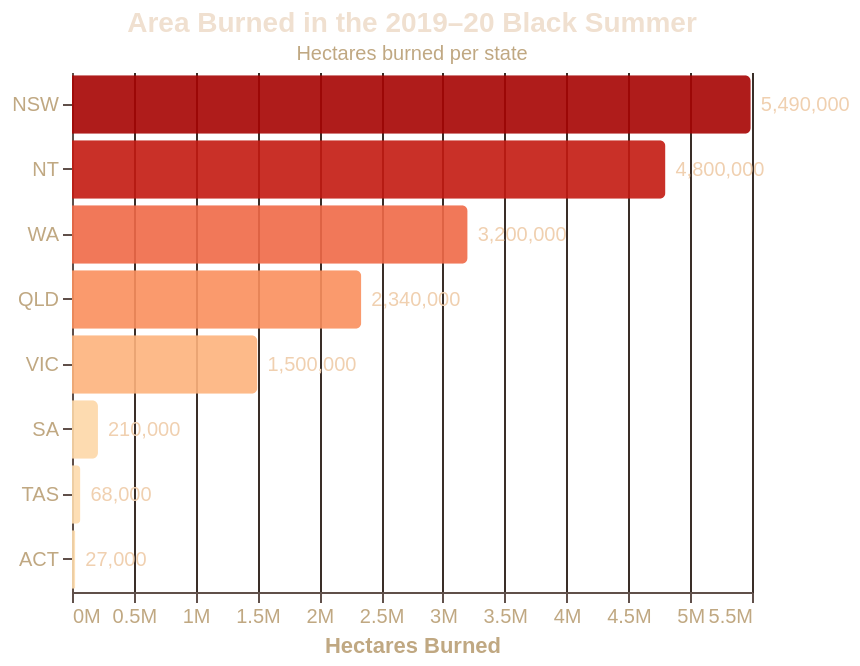

Vega-Lite specification for this chart:
### Vega-Lite specification from a JSON file in a GitHub repository (floating-point values rounded to 4 significant figures)
{"$schema": "https://vega.github.io/schema/vega-lite/v5.json", "title": {"text": "Area Burned in the 2019–20 Black Summer", "subtitle": "Hectares burned per state", "fontSize": 14, "subtitleFontSize": 10, "color": "#f0e0d0", "subtitleColor": "#c0a882"}, "width": 340, "height": 260, "data": {"values": [{"state": "NSW", "area_ha": 5490000}, {"state": "NT", "area_ha": 4800000}, {"state": "WA", "area_ha": 3200000}, {"state": "QLD", "area_ha": 2340000}, {"state": "VIC", "area_ha": 1500000}, {"state": "SA", "area_ha": 210000}, {"state": "TAS", "area_ha": 68000}, {"state": "ACT", "area_ha": 27000}]}, "layer": [{"mark": {"type": "bar", "opacity": 0.9, "cornerRadiusEnd": 3}, "encoding": {"y": {"field": "state", "type": "nominal", "sort": "-x", "axis": {"title": null, "labelColor": "#c0a882", "domainColor": "#60504a", "tickColor": "#60504a"}}, "x": {"field": "area_ha", "type": "quantitative", "axis": {"title": "Hectares Burned", "format": "~s", "labelColor": "#c0a882", "titleColor": "#c0a882", "tickColor": "#60504a", "domainColor": "#60504a", "gridColor": "#3a2e28"}}, "color": {"field": "area_ha", "type": "quantitative", "scale": {"scheme": "orangered"}, "legend": null}, "tooltip": [{"field": "state", "title": "State"}, {"field": "area_ha", "title": "Area Burned (ha)", "format": ","}]}}, {"mark": {"type": "text", "align": "left", "dx": 5, "fontSize": 10, "color": "#f0d0b0"}, "encoding": {"y": {"field": "state", "type": "nominal", "sort": "-x"}, "x": {"field": "area_ha", "type": "quantitative"}, "text": {"field": "area_ha", "type": "quantitative", "format": ",.0f"}}}], "config": {"background": "transparent", "view": {"stroke": null}}}
